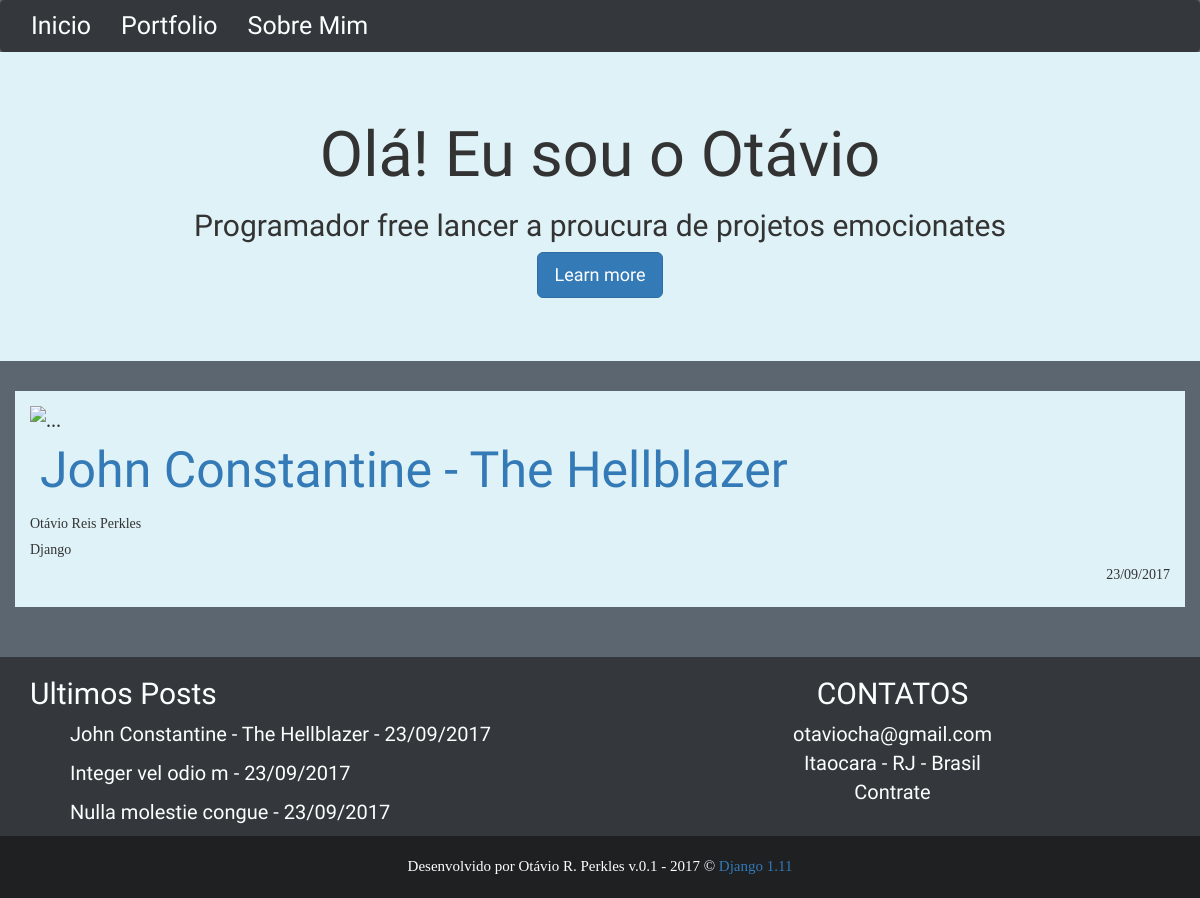
Page /artigos/1 on the committed database.
### content/models.py (models this page shows, shortened)
class Article(models.Model):
	titulo = models.CharField(max_length=200)
	photo = models.FileField(upload_to='static', null=True, blank=True) #procurar como fica em produção
	autor = models.CharField(max_length=30)
	corpo = tinymce_models.HTMLField(null=True, blank=True) #Tinymce field
	data = models.DateField()
	tag = models.CharField(max_length=30)
	class Meta:
		ordering = ['-data'] #Ordena minha classe artigo no queryset por data

### content/views.py (the view)
# urls.py: url(r'^artigos/(?P<id_pagina_artigo>\d+)$', views.artigos),
def artigos(request,id_pagina_artigo): #Pega o ID capturado pelo Regex da url e usa como elemento para achar determinado Artigo
	menu = Article.objects.all() #HARDCODED - BUSCAR UMA ALTERNATIVA , TA AQUI SO PARA DEMARCAR
	try:
		materia = Article.objects.get(id=id_pagina_artigo)
	except ObjectDoesNotExist:
		return render(request, '404.html', {'menu':menu})
	return render(request, 'artigo.html', {'teste': materia, 'menu':menu})

### templates/artigo.html (shortened to what this page needs)
{% extends "index.html"%}
{% load static %}
{% block jumbo %}
	<div class="jumbotron">
		<div class='jumbotron_container container'>
  			<h1>Olá! Eu sou o Otávio</h1>
  			<h2>Programador free lancer a proucura de projetos emocionates</h2>
  			<p><a class="btn btn-primary btn-lg" href="#" role="button">Learn more</a></p>
			</div>
	</div>
{% endblock %}
{% block artigo_full %}
<div class='row'>
	<div id='artigo' class='col-lg-12 col-md-12 col-sm-12'>
		{% if teste.photo %}
			<img src="{% static '{{teste.photo}}' %}" class="img-responsive" alt="...">
		{% endif %}
		<a id='titulo' href="/artigos/{{teste.id}}">{{teste.titulo}}</a>
		<h5 id ='autor'>{{teste.autor}}</h5>
		<h5 id ='tag'>{{teste.tag}}</h5>
		<h5 id ='data'>{{teste.data}}</h5>
	</div>
</div>
{% endblock %}

### templates/index.html (shortened to what this page needs)
{% load static %}
<!DOCTYPE html>
<html lang="pt-br">
	<head>
		<link rel="stylesheet" href="{% static 'css/bootstrap.css' %}">
		<link rel="stylesheet" href="{% static 'css/meucss.css' %}">
		<link href="//netdna.bootstrapcdn.com/font-awesome/3.2.1/css/font-awesome.css" rel="stylesheet">
	</head>
	<body>
		<nav class="navbar navbar-default" role="navigation">
			<div class="navbar-collapse collapse">
				<ul class="nav navbar-nav navbar-left">
					<li><a href="http://127.0.0.1:8000/"> Inicio</a></li>
					<li><a href="http://127.0.0.1:8000/portfolio">Portfolio</a></li>
					<li><a href="http://127.0.0.1:8000/sobremim">Sobre Mim</a></li>
				</ul>
				<ul class="nav navbar-nav navbar-right">
					<li><a href="https://github.com/Perkles" target="_blank" class="icon-github"></a></li>
					<li><a href="https://twitter.com/ZurykMalkin" target="_blank" class="icon-twitter"></a></li>
					<li><a href="https://www.linkedin.com/in/ot%C3%A1vio-reis-perkles-695913141/" target="_blank" class="icon-linkedin"></a></li>
					<li><a href="https://pt.stackoverflow.com/users/92077/ot%C3%A1vio-reis-perkles?tab=profile" target="_blank" class="icon-stackexchange"></a></li>
				</ul>
			</div>
		</nav>
		{% block jumbo %}
		{% endblock %}
		<div class='base container'>
			{% block artigo_full %}{% endblock %}
		</div>
		<div class='pre_footer'>
			<div class='container'>
				<div class='row' >
					<div class='col-lg-6 col-md-6 col-sm-6'>
						<h2>Ultimos Posts</h2>
						{% for item in menu%}
							<ul>
								<li><a href="/artigos/{{item.id}}">{{item.titulo}} - {{item.data}}</a></li>
							</ul>
						{% endfor %}
					</div>
					<div class='contato'>
						<div class='col-lg-6 col-md-6 col-sm-6'>
							<h2>CONTATOS</h2>
							 otaviocha@gmail.com
							<br>
							 Itaocara - RJ - Brasil
							<br>
							 Contrate
						</div>
					</div>
				</div>
			</div>
		</div>
		<div class='footer'>
			Desenvolvido por Otávio R. Perkles v.0.1 - 2017 &copy
			<a href="https://www.djangoproject.com/">Django 1.11</a>
		</div>
	</body>
</html>

### static/css/meucss.css (style rules this page uses)
body { background-color: #5b6670; font-family: 'Antic Slab', serif; font-size: 20px; }
.base { padding-bottom: 50px; }
.jumbotron { background-color: #dff2f7; }
.jumbotron_container { text-align: center; font-family: 'Amatic SC', cursive; }
.pre_footer { color:#faffff; background-color: #34383c; text-align: left; font-family: 'Amatic SC', cursive; }
.pre_footer ul { list-style-type : none; }
.pre_footer a { text-decoration: none; }
.pre_footer ul li a { color:#faffff; }
.footer { padding:20px; font-size: 15px; font-family: 'Antic Slab', serif; color:#faffff; background-color: #1e2022; text-align: center; }
.footer a { text-decoration: none; }
.contato { text-align: center; }
.navbar { margin-bottom: 0; background-color: #34383c; border-color: #34383c; }
.nav.navbar-nav.navbar-left li a { font-size: 25px; font-family: 'Amatic SC', cursive; color:#faffff; }
.nav.navbar-nav.navbar-right li a { color:#faffff; }
#artigo { background-color: #dff2f7; padding: 15px; }
#artigo img { max-width: 100%; height: auto; margin:auto; }
#titulo { font-family: 'Amatic SC', cursive; margin:10px; font-size: 50px; text-decoration: none; }
#data { text-align: right; }
#tag { text-align: left; }

### rows in the picture
Article: titulo "John Constantine - The Hellblazer", autor "Otávio Reis Perkles", tag "Django", data "23/09/2017"
Article: titulo "Integer vel odio m", data "23/09/2017"
Article: titulo "Nulla molestie congue", data "23/09/2017"
